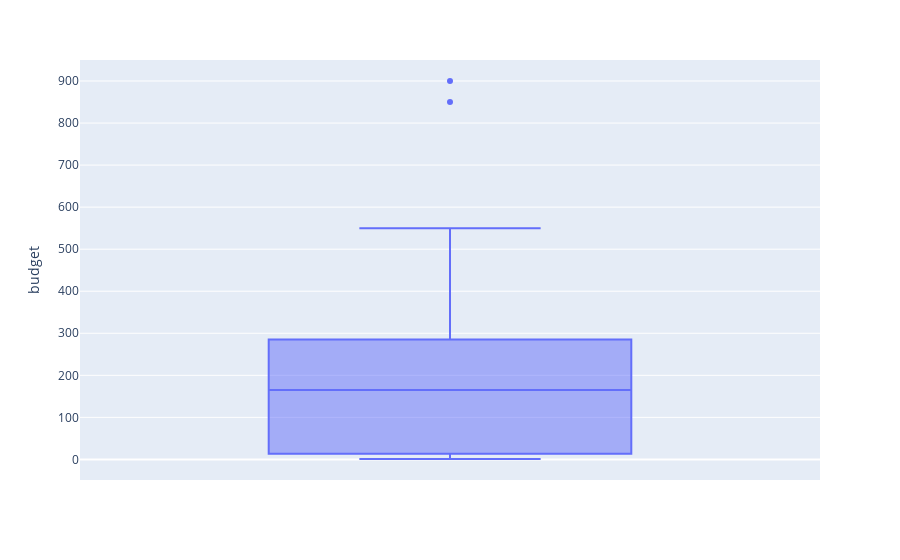

Notebook cell for this chart:
### Code cell
fg = px.box(FilteredDF,y="budget")
fg.show()

### Figure 1 — Plotly figure (JSON) as saved in the notebook; plotly's stock layout.template omitted (floating-point values rounded to 4 significant figures)
{"data": [{"alignmentgroup": "True", "hovertemplate": "budget=%{y}<extra></extra>", "legendgroup": "", "marker": {"color": "#636efa"}, "name": "", "notched": false, "offsetgroup": "", "orientation": "v", "showlegend": false, "type": "box", "x0": " ", "xaxis": "x", "y": [200, 165, 180, 250, 25, 165, 55, 103, 200, 3.18, 237, 7.2, 185, 22, 63, 15.5, 400, 400, 216.7, 177, 400, 550, 390, 1.4, 120, 100, 850, 1, 250, 900, 1.8, 500, 1, 2, 5.5, 1.8, 500], "y0": " ", "yaxis": "y"}], "layout": {"boxmode": "group", "legend": {"tracegroupgap": 0}, "margin": {"t": 60}, "xaxis": {"anchor": "y", "domain": [0, 1]}, "yaxis": {"anchor": "x", "domain": [0, 1], "title": {"text": "budget"}}}}
